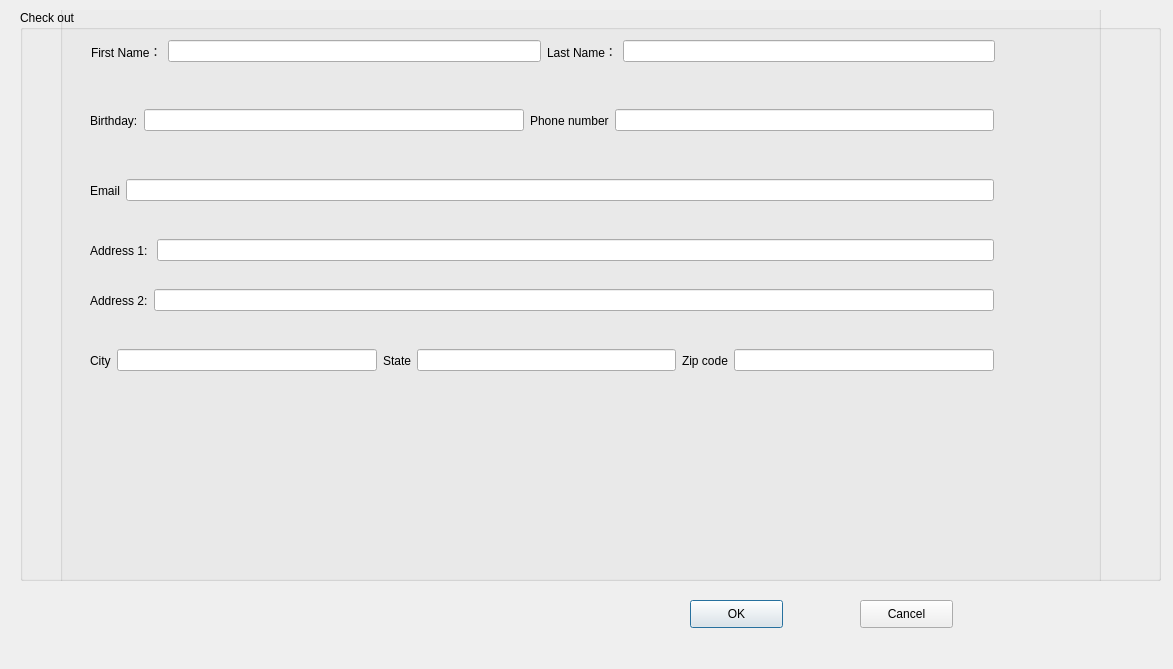
<?xml version="1.0" encoding="UTF-8"?>
<ui version="4.0">
 <class>checkoutDialog</class>
 <widget class="QDialog" name="checkoutDialog">
  <property name="geometry">
   <rect>
    <x>0</x>
    <y>0</y>
    <width>1173</width>
    <height>669</height>
   </rect>
  </property>
  <property name="windowTitle">
   <string>Dialog</string>
  </property>
  <widget class="QGroupBox" name="groupBox_main">
   <property name="geometry">
    <rect>
     <x>20</x>
     <y>10</y>
     <width>1141</width>
     <height>571</height>
    </rect>
   </property>
   <property name="title">
    <string>Check out</string>
   </property>
   <widget class="QGroupBox" name="groupBox_Info">
    <property name="geometry">
     <rect>
      <x>40</x>
      <y>-20</y>
      <width>1041</width>
      <height>611</height>
     </rect>
    </property>
    <property name="title">
     <string>Your Information</string>
    </property>
    <widget class="QWidget" name="layoutWidget">
     <property name="geometry">
      <rect>
       <x>30</x>
       <y>290</y>
       <width>904</width>
       <height>41</height>
      </rect>
     </property>
     <layout class="QHBoxLayout" name="horizontalLayout_5">
      <item>
       <widget class="QLabel" name="lbl_address2">
        <property name="text">
         <string>Address 2:</string>
        </property>
       </widget>
      </item>
      <item>
       <widget class="QLineEdit" name="lineEdit_address2"/>
      </item>
     </layout>
    </widget>
    <widget class="QWidget" name="layoutWidget">
     <property name="geometry">
      <rect>
       <x>30</x>
       <y>340</y>
       <width>904</width>
       <height>61</height>
      </rect>
     </property>
     <layout class="QHBoxLayout" name="horizontalLayout_6">
      <item>
       <widget class="QLabel" name="lbl_city">
        <property name="text">
         <string>City</string>
        </property>
       </widget>
      </item>
      <item>
       <widget class="QLineEdit" name="lineEdit_city"/>
      </item>
      <item>
       <widget class="QLabel" name="lbl_state">
        <property name="text">
         <string>State</string>
        </property>
       </widget>
      </item>
      <item>
       <widget class="QLineEdit" name="lineEdit_state"/>
      </item>
      <item>
       <widget class="QLabel" name="lbl_zip">
        <property name="text">
         <string>Zip code</string>
        </property>
       </widget>
      </item>
      <item>
       <widget class="QLineEdit" name="lineEdit_zip"/>
      </item>
     </layout>
    </widget>
    <widget class="QWidget" name="layoutWidget">
     <property name="geometry">
      <rect>
       <x>31</x>
       <y>31</y>
       <width>904</width>
       <height>61</height>
      </rect>
     </property>
     <layout class="QHBoxLayout" name="horizontalLayout">
      <item>
       <widget class="QLabel" name="lbl_firstname">
        <property name="text">
         <string>First Name：</string>
        </property>
       </widget>
      </item>
      <item>
       <widget class="QLineEdit" name="lineEdit_firstName"/>
      </item>
      <item>
       <widget class="QLabel" name="lbl_lastname">
        <property name="text">
         <string>Last Name：</string>
        </property>
       </widget>
      </item>
      <item>
       <widget class="QLineEdit" name="lineEdit_lastName"/>
      </item>
     </layout>
    </widget>
    <widget class="QWidget" name="layoutWidget">
     <property name="geometry">
      <rect>
       <x>30</x>
       <y>100</y>
       <width>904</width>
       <height>61</height>
      </rect>
     </property>
     <layout class="QHBoxLayout" name="horizontalLayout_2">
      <item>
       <widget class="QLabel" name="lbl_birthday">
        <property name="text">
         <string>Birthday:</string>
        </property>
       </widget>
      </item>
      <item>
       <widget class="QLineEdit" name="lineEdit_birthday"/>
      </item>
      <item>
       <widget class="QLabel" name="lbl_phoneNumber">
        <property name="text">
         <string>Phone number</string>
        </property>
       </widget>
      </item>
      <item>
       <widget class="QLineEdit" name="lineEdit_phoneNumber"/>
      </item>
     </layout>
    </widget>
    <widget class="QWidget" name="layoutWidget">
     <property name="geometry">
      <rect>
       <x>30</x>
       <y>170</y>
       <width>904</width>
       <height>61</height>
      </rect>
     </property>
     <layout class="QHBoxLayout" name="horizontalLayout_3">
      <item>
       <widget class="QLabel" name="lbl_emailaddress">
        <property name="text">
         <string>Email</string>
        </property>
       </widget>
      </item>
      <item>
       <widget class="QLineEdit" name="lineEdit_email"/>
      </item>
     </layout>
    </widget>
    <widget class="QWidget" name="layoutWidget">
     <property name="geometry">
      <rect>
       <x>30</x>
       <y>230</y>
       <width>904</width>
       <height>61</height>
      </rect>
     </property>
     <layout class="QHBoxLayout" name="horizontalLayout_4">
      <item>
       <widget class="QLabel" name="lbl_address1">
        <property name="text">
         <string>Address 1: </string>
        </property>
       </widget>
      </item>
      <item>
       <widget class="QLineEdit" name="lineEdit_address1"/>
      </item>
     </layout>
    </widget>
   </widget>
  </widget>
  <widget class="QPushButton" name="btn_ok">
   <property name="geometry">
    <rect>
     <x>690</x>
     <y>600</y>
     <width>93</width>
     <height>28</height>
    </rect>
   </property>
   <property name="text">
    <string>OK</string>
   </property>
  </widget>
  <widget class="QPushButton" name="btn_cancel">
   <property name="geometry">
    <rect>
     <x>860</x>
     <y>600</y>
     <width>93</width>
     <height>28</height>
    </rect>
   </property>
   <property name="text">
    <string>Cancel</string>
   </property>
  </widget>
 </widget>
 <resources/>
 <connections/>
</ui>
